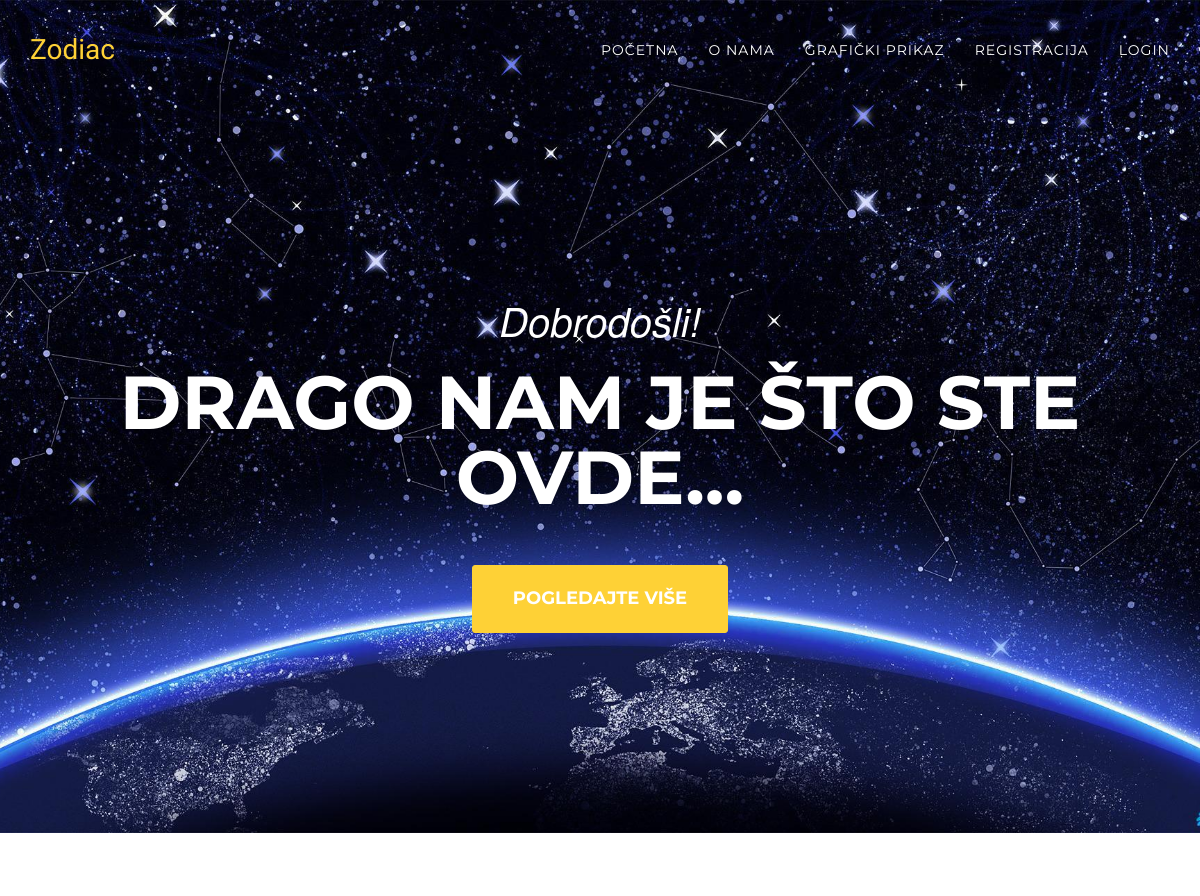
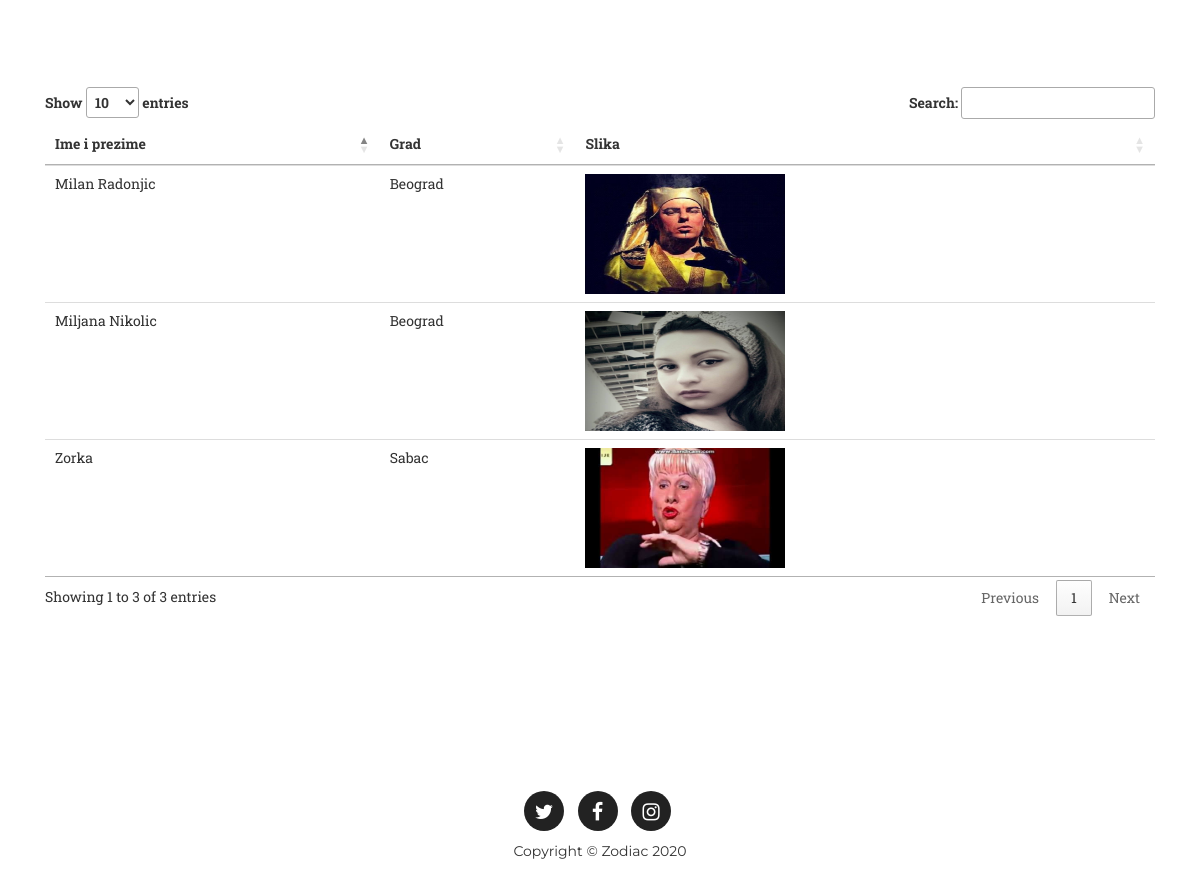
The page /spisak.php on the database its author committed (2 pictures, top to bottom).
### tables this page shows
CREATE TABLE IF NOT EXISTS `astrolozi` (
  `astrologID` int(11) NOT NULL AUTO_INCREMENT,
  `imePrezimeAstrologa` varchar(255) NOT NULL,
  `grad` varchar(255) NOT NULL,
  `slika` varchar(255) NOT NULL,
  PRIMARY KEY (`astrologID`)
);

### database.php (called while the page is built, shortened)
<?php
class MysqliDb
{
    protected $_mysqli;
    protected $_query;
    protected $_where = array();
    public function __construct($host, $username, $password, $db, $port = NULL)
    {
        if($port == NULL)
            $port = ini_get('mysqli.default_port');
        $this->_mysqli = new mysqli($host, $username, $password, $db, $port)
            or die('There was a problem connecting to the database');
        $this->_mysqli->set_charset('utf8');
    }
    protected function reset()
    {
        $this->_where = array();
        $this->_query = null;
    }
    public function get($tableName, $numRows = null, $columns = '*')
    {
        $column = is_array($columns) ? implode(', ', $columns) : $columns;
        $this->_query = "SELECT $column FROM $tableName";
        $stmt = $this->_buildQuery($numRows);
        $stmt->execute();
        return $this->_dynamicBindResults($stmt);
    }
    protected function _buildQuery($numRows = null, $tableData = null)
    {
        $hasTableData = is_array($tableData);
        $hasConditional = !empty($this->_where);
        $stmt = $this->_prepareQuery();
        return $stmt;
    }
    protected function _dynamicBindResults(mysqli_stmt $stmt)
    {
        $parameters = array();
        $results = array();
        $meta = $stmt->result_metadata();
        $row = array();
        while ($field = $meta->fetch_field()) {
            $row[$field->name] = null;
            $parameters[] = & $row[$field->name];
        }
        call_user_func_array(array($stmt, 'bind_result'), $parameters);
        while ($stmt->fetch()) {
            $x = array();
            foreach ($row as $key => $val) {
                $x[$key] = $val;
            }
            array_push($results, $x);
        }
        return $results;
    }
    protected function _prepareQuery()
    {
        if (!$stmt = $this->_mysqli->prepare($this->_query)) {
            trigger_error("Problem preparing query ($this->_query) " . $this->_mysqli->error, E_USER_ERROR);
        }
        return $stmt;
    }
}

### konekcija.php (called while the page is built, shortened)
<?php
require('database.php');
$db = new MysqliDb('localhost','root','','seminarskizodijak');
?>

### spisak.php (the view, shortened to what this page needs)
<?php
	include("konekcija.php");
 ?>
<!DOCTYPE html>
<html lang="en">
<?php include("header.php"); ?>
<body id="page-top" class="index">
    <?php include("menu.php"); ?>
    <header>
        <div class="container">
            <div class="intro-text">
                <div class="intro-lead-in">Dobrodošli!</div>
                <div class="intro-heading">Drago nam je što ste ovde...</div>
                <a href="spisak.php#zodiacDanas" class="page-scroll btn btn-xl">Pogledajte više</a>
            </div
        </div>
    </header>
    <section id="zodiacDanas">
        <div class="container">
					<div class="col-md-12">
						<table id="tabela" class="table table-hover">
							<thead>
								<tr>
									<th>Ime i prezime</th>
									<th>Grad</th>
									<th>Slika</th>
								</tr>
							</thead>
							<tbody>
								<?php
											$astrolozi = $db->get('astrolozi');
											foreach ($astrolozi as $a) {
								 ?>
								 <tr>
									 <td><?php echo $a['imePrezimeAstrologa']; ?></td>
									 <td><?php echo $a['grad']; ?></td>
									 <td><img class="img img-square" src="astrolozi/<?php echo $a['slika']; ?>"  width="200px" height="120px"></td>
								 </tr>
								 <?php
							 				}
								  ?>
							</tbody>
						</table>
					</div>
	   </div>
    </section>
    <?php include("footer.php"); ?>
</body>
</html>

### header.php (shortened to what this page needs)
<head>
    <link href="vendor/bootstrap/css/bootstrap.min.css" rel="stylesheet">
    <link href="vendor/font-awesome/css/font-awesome.min.css" rel="stylesheet" type="text/css">
    <link href="css/zodiac.css" rel="stylesheet">
    <link href="https://cdn.datatables.net/1.10.16/css/jquery.dataTables.min.css" rel="stylesheet">
	<link rel="stylesheet" href="css/classic.css" />
	<link rel="stylesheet" href="css/classic.date.css" />
</head>

### menu.php (shortened to what this page needs)
<nav id="mainNav" class="navbar navbar-default navbar-custom navbar-fixed-top">
        <div class="container">
            <div class="navbar-header page-scroll">
                <a class="navbar-brand page-scroll" href="#page-top">Zodiac</a>
            </div>
            <div class="collapse navbar-collapse" id="bs-example-navbar-collapse-1">
                <ul class="nav navbar-nav navbar-right">
                    <li>
                        <a class="page-scroll" href="index.php">Početna</a>
                    </li>
                    <li>
                        <a class="page-scroll" href="onama.php">O nama</a>
                    </li>
                    <li>
                        <a class="page-scroll" href="vizuelizacija.php">Grafički prikaz</a>
                    </li>
                    <?php if(!empty($_SESSION['ulogovaniKorisnik'])){ ?>
                      <li>
                          <a class="page-scroll" href="spisak.php">Astrolozi</a>
                      </li>
                    <?php if(!empty($_SESSION['ulogovaniKorisnik']['admin'])){ ?>
                    <li>
                        <a class="page-scroll" href="admin.php">Admin</a>
                    </li>
                  <?php } ?>
                  <li>
                      <a class="page-scroll" href="logout.php">Logout</a>
                  </li>
                <?php }else{ ?>
                  <li>
                      <a class="page-scroll" href="register.php">Registracija</a>
                  </li>
                  <li>
                      <a class="page-scroll" href="login.php">Login</a>
                  </li>
                  <?php } ?>
                </ul>
            </div>
        </div>
    </nav>

### footer.php
<footer>
        <div class="container">
            <div class="row">
                <div class="col-md-12">
                    <ul class="list-inline social-buttons">
                        <li><a href="https://twitter.com/astroiogysigns"><i class="fa fa-twitter"></i></a>
                        </li>
                        <li><a href="https://www.facebook.com/zodiacsignsworld/?fref=ts"><i class="fa fa-facebook"></i></a>
                        </li>
                        <li><a href="https://www.instagram.com/zodiacupdates/"><i class="fa fa-instagram"></i></a>
                        </li>
                    </ul>
                </div>
                <div class="col-md-12">
                    <span class="copyright">Copyright &copy; Zodiac 2020</span>
                </div>
            </div>
        </div>
    </footer>

### css/zodiac.css (style rules this page uses)
body { overflow-x: hidden; font-family: "Roboto Slab", "Helvetica Neue", Helvetica, Arial, sans-serif; }
a, a:hover, a:focus, a:active, a.active { outline: none; }
a { color: #fed136; }
.btn-xl { color: white; background-color: #fed136; border-color: #fed136; font-family: "Montserrat", "Helvetica Neue", Helvetica, Arial, sans-serif; text-transform: uppercase; font-weight: 700; border-radius: 3px; font-size: 18px; padding: 20px 40px; }
.navbar-custom { background-color: #222222; border-color: transparent; }
.navbar-custom .navbar-brand { color: #fed136; font-family: "Kaushan Script", "Helvetica Neue", Helvetica, Arial, cursive; }
.navbar-custom .navbar-collapse { border-color: rgba(255, 255, 255, 0.02); }
.navbar-custom .nav li a { font-family: "Montserrat", "Helvetica Neue", Helvetica, Arial, sans-serif; text-transform: uppercase; font-weight: 400; letter-spacing: 1px; color: white; }
@media (min-width: 768px) { .navbar-custom { background-color: transparent; padding: 25px 0; -webkit-transition: padding 0.3s; -moz-transition: padding 0.3s; transition: padding 0.3s; border: none; } }
@media (min-width: 768px) { .navbar-custom .navbar-brand { font-size: 2em; -webkit-transition: all 0.3s; -moz-transition: all 0.3s; transition: all 0.3s; } }
header { background-image: url('../img/header-bg.jpg'); background-repeat: no-repeat; background-attachment: scroll; background-position: center center; -webkit-background-size: cover; -moz-background-size: cover; background-size: cover; -o-background-size: cover; text-align: center; color: white; }
header .intro-text { padding-top: 100px; padding-bottom: 50px; }
header .intro-text .intro-lead-in { font-family: "Droid Serif", "Helvetica Neue", Helvetica, Arial, sans-serif; font-style: italic; font-size: 22px; line-height: 22px; margin-bottom: 25px; }
header .intro-text .intro-heading { font-family: "Montserrat", "Helvetica Neue", Helvetica, Arial, sans-serif; text-transform: uppercase; font-weight: 700; font-size: 50px; line-height: 50px; margin-bottom: 25px; }
@media (min-width: 768px) { header .intro-text { padding-top: 300px; padding-bottom: 200px; } }
@media (min-width: 768px) { header .intro-text .intro-lead-in { font-family: "Droid Serif", "Helvetica Neue", Helvetica, Arial, sans-serif; font-style: italic; font-size: 40px; line-height: 40px; margin-bottom: 25px; } }
@media (min-width: 768px) { header .intro-text .intro-heading { font-family: "Montserrat", "Helvetica Neue", Helvetica, Arial, sans-serif; text-transform: uppercase; font-weight: 700; font-size: 75px; line-height: 75px; margin-bottom: 50px; } }
section { padding: 100px 0; }
@media (min-width: 768px) { section { padding: 150px 0; } }
footer { padding: 25px 0; text-align: center; }
footer span.copyright { line-height: 40px; font-family: "Montserrat", "Helvetica Neue", Helvetica, Arial, sans-serif; text-transform: uppercase; text-transform: none; }
ul.social-buttons { margin-bottom: 0; }
ul.social-buttons li a { display: block; background-color: #222222; height: 40px; width: 40px; border-radius: 100%; font-size: 20px; line-height: 40px; color: white; outline: none; -webkit-transition: all 0.3s; -moz-transition: all 0.3s; transition: all 0.3s; }
body { webkit-tap-highlight-color: #fed136; }

### rows shown on the page
astrolozi: imePrezimeAstrologa "Milan Radonjic", grad "Beograd", slika (picture)
astrolozi: imePrezimeAstrologa "Zorka", grad "Sabac", slika (picture)
astrolozi: imePrezimeAstrologa "Miljana Nikolic", grad "Beograd", slika (picture)
